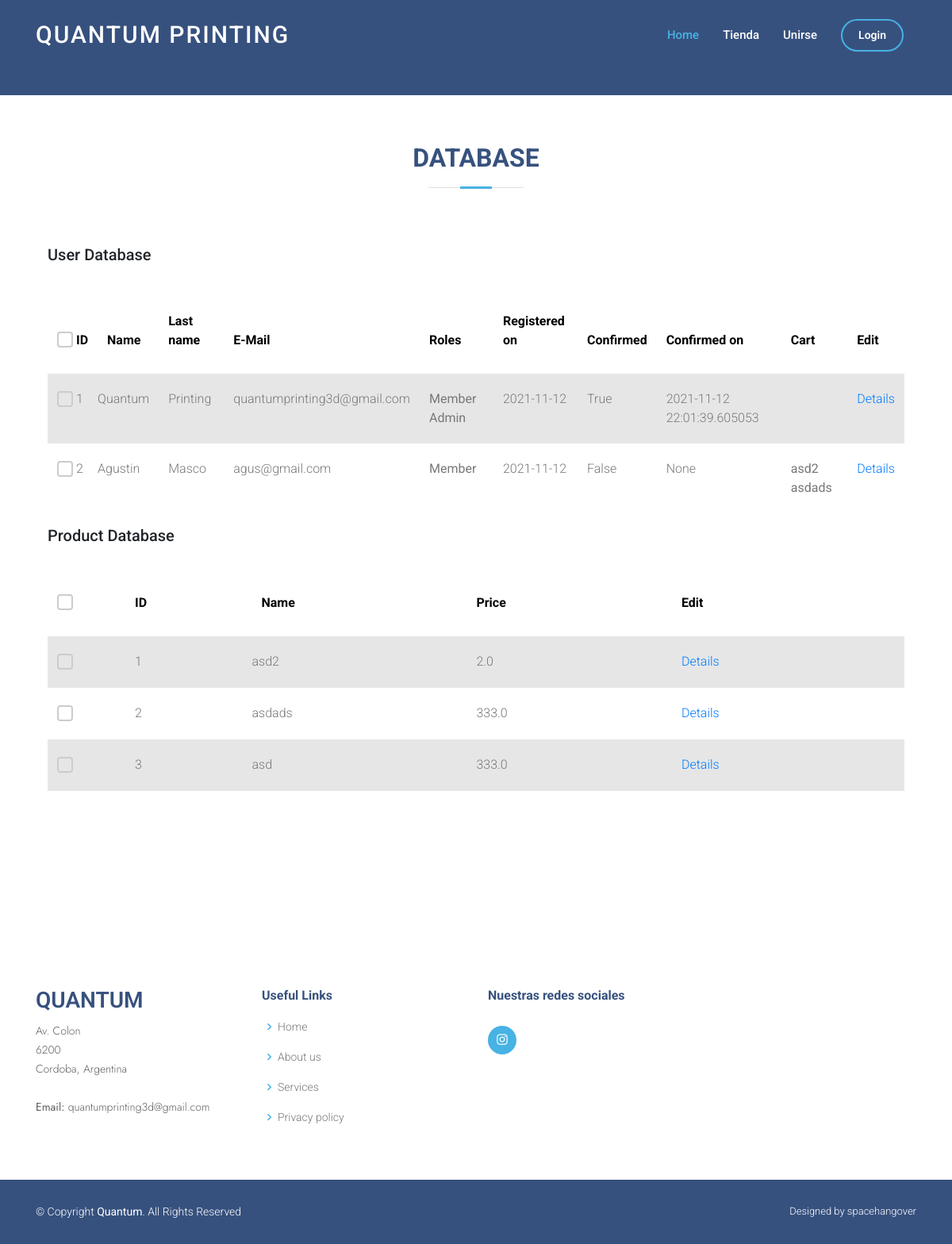
The page /database on the database its author committed.
### website/models.py (models this page shows, shortened)
class User(db.Model, UserMixin):
    __tablename__ = 'users'
    id = db.Column(db.Integer, primary_key=True)
    email = db.Column(db.String(150), unique=True)
    password = db.Column(db.String(150))
    first_name = db.Column(db.String(150))
    last_name = db.Column(db.String(150))
    registered_on = db.Column(db.DateTime, nullable=False)
    roles = db.relationship('Role', secondary='user_roles')
    confirmed = db.Column(db.Boolean, nullable=False, default=False)
    confirmed_on = db.Column(db.DateTime, nullable=True)
    cart = db.relationship('Product', secondary='user_products')

class Role(db.Model):
    __tablename__ = 'roles'
    id = db.Column(db.Integer(), primary_key=True)
    name = db.Column(db.String(50), unique=True)

class Product(db.Model):
    id = db.Column(db.Integer, primary_key=True)
    product_name = db.Column(db.String(150))
    product_price = db.Column(db.Float)
    image_path = db.Column(db.String(400))

### website/views.py (the view)
@ views.route("/database", methods=["GET", "POST"])
def database():
    return render_template("database_table.html", roles=Role.query.all(), users=User.query.all(), user=current_user, products=Product.query.all())

### website/templates/database_table.html (shortened to what this page needs)
<!DOCTYPE html>
<html lang="en">
    <head>
        <link href="https://cdn.jsdelivr.net/npm/bootstrap-icons@1.5.0/font/bootstrap-icons.css" rel="stylesheet" />
        <link href="static/css/styles.css" rel="stylesheet" />
        <link href="static/vendor/aos/aos.css" rel="stylesheet">
        <link href="static/vendor/bootstrap/css/bootstrap.min.css" rel="stylesheet">
        <link href="static/vendor/bootstrap-icons/bootstrap-icons.css" rel="stylesheet">
        <link href="static/vendor/boxicons/css/boxicons.min.css" rel="stylesheet">
        <link href="static/vendor/glightbox/css/glightbox.min.css" rel="stylesheet">
        <link href="static/vendor/remixicon/remixicon.css" rel="stylesheet">
        <link href="static/vendor/swiper/swiper-bundle.min.css" rel="stylesheet">
        <link rel="stylesheet"
          href="https://stackpath.bootstrapcdn.com/bootstrap/4.4.1/css/bootstrap.min.css"
        />
        <link
          rel="stylesheet"
          href="https://stackpath.bootstrapcdn.com/font-awesome/4.7.0/css/font-awesome.min.css"
        />
        <link href="static/css/style.css" rel="stylesheet">
        <link rel="stylesheet" href="static/tables/fonts/icomoon/style.css">
        <link rel="stylesheet" href="static/tables/css/owl.carousel.min.css">
        <link rel="stylesheet" href="static/tables/css/bootstrap.min.css">
        <link rel="stylesheet" href="static/tables/css/style.css">
    </head>
    <body>
        <header id="header" class="fixed-top ">
            <div class="container d-flex align-items-center">
              <h1 class="logo me-auto"><a href="/">Quantum Printing</a></h1>
              <nav id="navbar" class="navbar">
                <ul>
                    {% if user.is_authenticated %}
                    <li><a class="nav-link scrollto active" href="/">Home</a></li>
                    <li><a class="nav-link scrollto" href="/tienda">Tienda</a></li>
                    <li><a class="nav-link scrollto" href="/join">Unirse</a></li>
                    <li><a class="getstarted scrollto" href="/logout">Logout</a></li>
                    {% else %}
                    <li><a class="nav-link scrollto active" href="/">Home</a></li>
                    <li><a class="nav-link scrollto" href="/tienda">Tienda</a></li>
                    <li><a class="nav-link scrollto" href="/join">Unirse</a></li>
                    <li><a class="getstarted scrollto" href="/login">Login</a></li>
                    {% endif %}
                </ul>
              </nav>
            </div>
          </header>
          <section id="hero" class="d-flex align-items-center" style="height: 10%;">
          </section>
            <section id="portfolio" class="portfolio">
              <div class="container" data-aos="fade-up">
                <div class="section-title" style="margin-bottom: -10%;">
                  <h2>Database</h2>
                </div>
                <div class="content">
                  <div class="container">
                    <h2 class="mb-5">User Database</h2>
                    <div class="table-responsive">
                      <table class="table table-striped custom-table">
                        <thead>
                          <tr>
                            <th scope="col">
                              <label class="control control--checkbox">
                                <div class="control__indicator"></div>
                              </label>
                            </th>
                            <th scope="col">ID</th>
                            <th scope="col">Name</th>
                            <th scope="col">Last name</th>
                            <th scope="col">E-Mail</th>
                            <th scope="col">Roles</th>
                            <th scope="col">Registered on</th>
                            <th scope="col">Confirmed</th>
                            <th scope="col">Confirmed on</th>
                            <th scope="col">Cart</th>
                            <th scope="col">Edit</th>
                          </tr>
                        </thead>
                        <tbody>
                          {% for user in users %}
                          <tr scope="row">
                            <td>
                              <label class="control control--checkbox">
                              <div class="control__indicator"></div>
                              </label>
                            </td>
                            <td>
                              {{user.id}}
                            </td>
                            <td class="pl-0">
                              <div class="d-flex align-items-center">
                                {{user.first_name}}
                              </div>
                            </td>
                            <td>
                              {{user.last_name}}
                            </td>
                            <td>{{user.email}}</td>
                            <td>{% for role in user.roles %}<strong>{{role.name}}</strong>  {% endfor %}</td>
                            <td>{{user.registered_on.strftime('%Y-%m-%d')}}</td>
                            <td>{{user.confirmed}}</td>
                            <td>{{user.confirmed_on}}</td>
                            <td>{% for product in user.cart %}<strong>{{product.product_name}}</strong>  {% endfor %}</td>
                            <td><a href="/update/{{user.id}}" class="more">Details</a></td>
                          </tr>
                          {% endfor %}
                        </tbody>
                      </table>
                    </div>
                  </div>
                  <div class="container">
                    <h2 class="mb-5">Product Database</h2>
                    <div class="table-responsive">
                      <table class="table table-striped custom-table">
                        <thead>
                          <tr>
                            <th scope="col">
                              <label class="control control--checkbox">
                                <div class="control__indicator"></div>
                              </label>
                            </th>
                            <th scope="col">ID</th>
                            <th scope="col">Name</th>
                            <th scope="col">Price</th>
                            <th scope="col">Edit</th>
                          </tr>
                        </thead>
                        <tbody>
                          {% for product in products %}
                          <tr scope="row">
                            <td>
                              <label class="control control--checkbox">
                              <div class="control__indicator"></div>
                              </label>
                            </td>
                            <td>
                              {{product.id}}
                            </td>
                            <td class="pl-0">
                              <div class="d-flex align-items-center">
                                {{product.product_name}}
                              </div>
                            </td>
                            <td>
                              {{product.product_price}}
                            </td>
                            <td><a href="#" class="more">Details</a></td>
                          </tr>
                          {% endfor %}
                        </tbody>
                      </table>
                    </div>
                  </div>
                </div>
              </div>
            </section>
  <footer id="footer">
    <div class="footer-top">
      <div class="container">
        <div class="row">
          <div class="col-lg-3 col-md-6 footer-contact">
            <h3>QUANTUM</h3>
            <p>
              Av. Colon <br>
              6200<br>
              Cordoba, Argentina <br><br>
              <strong>Email:</strong> quantumprinting3d@gmail.com<br>
            </p>
          </div>
          <div class="col-lg-3 col-md-6 footer-links">
            <h4>Useful Links</h4>
            <ul>
              <li><i class="bx bx-chevron-right"></i> <a href="#">Home</a></li>
              <li><i class="bx bx-chevron-right"></i> <a href="#">About us</a></li>
              <li><i class="bx bx-chevron-right"></i> <a href="#">Services</a></li>
              <li><i class="bx bx-chevron-right"></i> <a href="#">Privacy policy</a></li>
            </ul>
          </div>
          <div class="col-lg-3 col-md-6 footer-links">
            <h4>Nuestras redes sociales</h4>
            <div class="social-links mt-3">
              <a href="#" class="instagram"><i class="bx bxl-instagram"></i></a>
            </div>
          </div>
        </div>
      </div>
    </div>
    <div class="container footer-bottom clearfix">
      <div class="copyright">
        &copy; Copyright <strong><span>Quantum</span></strong>. All Rights Reserved
      </div>
      <div class="credits">
        Designed by spacehangover
      </div>
    </div>
  </footer>
    </body>
</html>

### website/static/css/style.css (style rules this page uses)
body { font-family: "Open Sans", sans-serif; color: #444444; }
a { color: #47b2e4; text-decoration: none; }
h1, h2, h3, h4, h5, h6 { font-family: "Jost", sans-serif; }
#header { transition: all 0.5s; z-index: 997; padding: 15px 0; }
#header .logo { font-size: 30px; margin: 0; padding: 0; line-height: 1; font-weight: 500; letter-spacing: 2px; text-transform: uppercase; }
#header .logo a { color: #fff; }
.navbar { padding: 0; }
.navbar ul { margin: 0; padding: 0; display: flex; list-style: none; align-items: center; }
.navbar li { position: relative; }
.navbar a, .navbar a:focus { display: flex; align-items: center; justify-content: space-between; padding: 10px 0 10px 30px; font-size: 15px; font-weight: 500; color: #fff; white-space: nowrap; transition: 0.3s; }
.navbar a:hover, .navbar .active, .navbar .active:focus, .navbar li:hover > a { color: #47b2e4; }
.navbar .getstarted { padding: 8px 20px; margin-left: 30px; border-radius: 50px; color: #fff; font-size: 14px; border: 2px solid #47b2e4; font-weight: 600; }
#hero { width: 100%; height: 80vh; background: #37517e; }
section { padding: 60px 0; overflow: hidden; }
.section-title { text-align: center; padding-bottom: 30px; }
.section-title h2 { font-size: 32px; font-weight: bold; text-transform: uppercase; margin-bottom: 20px; padding-bottom: 20px; position: relative; color: #37517e; }
.section-title h2::before { content: ""; position: absolute; display: block; width: 120px; height: 1px; background: #ddd; bottom: 1px; left: calc(50% - 60px); }
.section-title h2::after { content: ""; position: absolute; display: block; width: 40px; height: 3px; background: #47b2e4; bottom: 0; left: calc(50% - 20px); }
#footer { font-size: 14px; background: #37517e; }
#footer .footer-top { padding: 60px 0 30px 0; background: #fff; }
#footer .footer-top .footer-contact { margin-bottom: 30px; }
#footer .footer-top .footer-contact h3 { font-size: 28px; margin: 0 0 10px 0; padding: 2px 0 2px 0; line-height: 1; text-transform: uppercase; font-weight: 600; color: #37517e; }
#footer .footer-top .footer-contact p { font-size: 14px; line-height: 24px; margin-bottom: 0; font-family: "Jost", sans-serif; color: #5e5e5e; }
#footer .footer-top h4 { font-size: 16px; font-weight: bold; color: #37517e; position: relative; padding-bottom: 12px; }
#footer .footer-top .footer-links { margin-bottom: 30px; }
#footer .footer-top .footer-links ul { list-style: none; padding: 0; margin: 0; }
#footer .footer-top .footer-links ul i { padding-right: 2px; color: #47b2e4; font-size: 18px; line-height: 1; }
#footer .footer-top .footer-links ul li { padding: 10px 0; display: flex; align-items: center; }
#footer .footer-top .footer-links ul li:first-child { padding-top: 0; }
#footer .footer-top .footer-links ul a { color: #777777; transition: 0.3s; display: inline-block; line-height: 1; }
#footer .footer-top .social-links a { font-size: 18px; display: inline-block; background: #47b2e4; color: #fff; line-height: 1; padding: 8px 0; margin-right: 4px; border-radius: 50%; text-align: center; width: 36px; height: 36px; transition: 0.3s; }
#footer .footer-bottom { padding-top: 30px; padding-bottom: 30px; color: #fff; }
#footer .copyright { float: left; }
#footer .credits { float: right; font-size: 13px; }

### rows shown on the page
User: id "1", first_name "Quantum", last_name "Printing", email "quantumprinting3d@gmail.com", registered_on "2021-11-12", confirmed "True", confirmed_on "2021-11-12 22:01:39.605053"
Role: name "Member"
Role: name "Admin"
User: id "2", first_name "Agustin", last_name "Masco", email "agus@gmail.com", registered_on "2021-11-12", confirmed "False", confirmed_on "None"
Product: product_name "asd2", id "1", product_price "2.0"
Product: product_name "asdads", id "2", product_price "333.0"
Product: id "3", product_name "asd", product_price "333.0"
